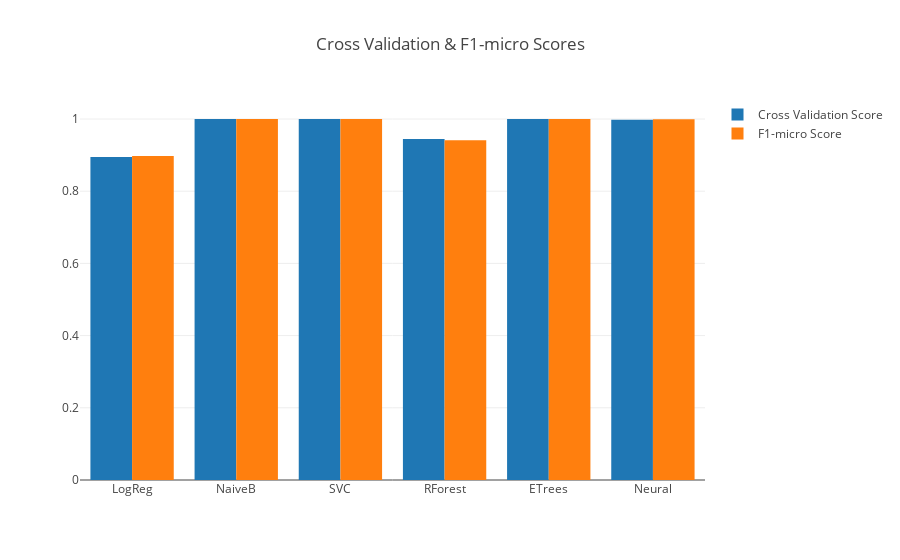

Notebook cell for this chart:
### Code cell
#Plot cv_scores
cv_scores_data = go.Bar(
    x = model_names,
    y = [x.mean() for x in cross_val_scores],
    name='Cross Validation Score'
)

f1_scores_data = go.Bar(
    x = model_names,
    y = [x.tolist() for x in f1_scores],
    name="F1-micro Score"
)

cv_scores_layout = go.Layout(
    title="Cross Validation & F1-micro Scores"
)

cv_scores_fig = go.Figure(
    data=[cv_scores_data, f1_scores_data],
    layout=cv_scores_layout
)

iplot(cv_scores_fig)

### Figure 1 — Plotly figure (JSON) as saved in the notebook; plotly's stock layout.template omitted (floating-point values rounded to 4 significant figures)
{"data": [{"name": "Cross Validation Score", "type": "bar", "uid": "351b8666-9d8b-11e8-b12d-4ccc6adfe28c", "x": ["LogReg", "NaiveB", "SVC", "RForest", "ETrees", "Neural"], "y": [0.8951, 1, 1, 0.9444, 1, 0.9977]}, {"name": "F1-micro Score", "type": "bar", "uid": "351b8667-9d8b-11e8-a297-4ccc6adfe28c", "x": ["LogReg", "NaiveB", "SVC", "RForest", "ETrees", "Neural"], "y": [0.8975, 1, 1, 0.9412, 1, 0.999]}], "layout": {"title": "Cross Validation & F1-micro Scores"}}
